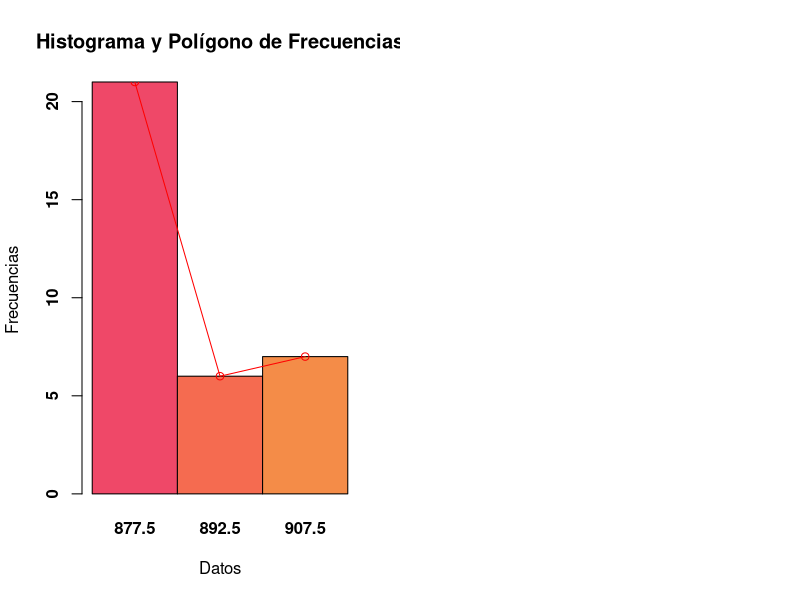
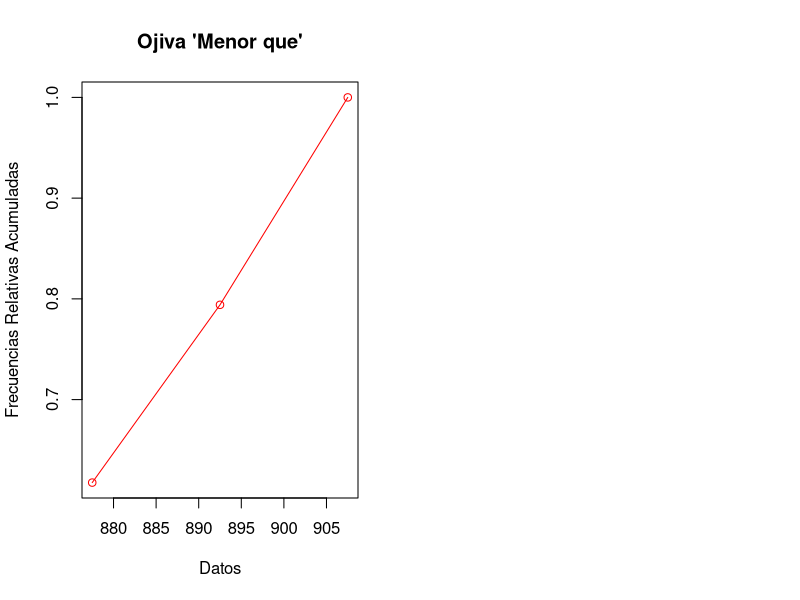

Reproduce these figures in R, in order.
## ---- chunk 1
library(dplyr)
library(colorspace)
## ---- chunk 2
headers <- c("ranking", "nombre", "presion", "lugar", "ano")

huracanes <- read.csv("huracanes.csv", encoding = "UTF-8", col.names = headers, sep = ";")
head(huracanes, 35)
## ---- chunk 3
tabla_frecuencia_acumulada = function(X) {
  k = nclass.scott(X)
    
    
  Rango = ceiling(max(X) - min(X))  #Cálculo rango
  a = round(Rango/k, 1)  #Cálculo ancho de clase.
  c = abs(round(a * k - Rango, 1))
    
  #Cálculo límites de clase inferiores
  LimClasInf = numeric(k)  
  LimClasInf[1] = min(X) - c/2
  
  for (i in 2:k) {
        LimClasInf[i] = LimClasInf[i - 1] + a
  }
  LimClasInf = round(LimClasInf, 2)
  
  #Cálculo limites de clase superiores
  LimClasSup = numeric(k)  
  LimClasSup[1] = LimClasInf[1] + a
  
  for (i in 2:k) {
      LimClasSup[i] = LimClasSup[i - 1] + a
  }
  
  LimClasSup = round(LimClasSup, 2)
  
  #Cálculo marcas de clase
  MarClas = numeric(k)  
  for (i in 1:k) {
      MarClas[i] = (LimClasInf[i] + LimClasSup[i])/2
  }
  
  MarClas = round(MarClas, 2)
  
  Freq = numeric(k)
  for (i in 1:k) {
      Freq[i] = length(X[X >= LimClasInf[i] & X < LimClasSup[i]])
  }
  
  FreqAc = cumsum(Freq)  #Cálculo Frecuencias Acumuladas
  Rel = round(Freq/sum(Freq), 4)  #Cálculo Frecuencias Relativas
  RelAc = round(cumsum(Rel), 4)  #Cálculo de Frecuencias Relativas Acumuladas 
  
  # Tabla de Frecuencias
  TabFreq = data.frame(LimClasInf, LimClasSup, MarClas, Freq, FreqAc, Rel, 
      RelAc)
  
  return(list("TabFreq" = TabFreq, "MarClas" = MarClas))
}
  
## ---- chunk 4
histograma <- function(TabFreq, MarClas, color_palette="Purples 3"){
  par(mfrow = c(1, 2))
  
  # Histograma con Polígono de Frecuencias
  TabFreq.bar = barplot(TabFreq$Freq, 
                        space = 0, 
                        font = 2, 
                        col.main = "Black",
                        main = "Histograma y Polígono de Frecuencias", 
                        xlab = "Datos", 
                        ylab = "Frecuencias", 
                        names.arg = MarClas, 
                        col = sequential_hcl(6, color_palette))
  
  lines(x = TabFreq.bar, y = TabFreq$Freq, col = "red")
  points(x = TabFreq.bar, y = TabFreq$Freq, col = "red")
}
  
ojiva <- function(TabFreq){
  par(mfrow = c(1, 2))
  
  # Generando Ojiva
  plot(TabFreq$MarClas, 
       TabFreq$RelAc, 
       col = "red", 
       ylab = "Frecuencias Relativas Acumuladas", 
      xlab = "Datos")
  
  lines(TabFreq$MarClas, TabFreq$RelAc, col = "red")
  title(main = "Ojiva 'Menor que'", col.main = "Black")
}
  
## ---- chunk 5
calculos <- tabla_frecuencia_acumulada(huracanes[,"presion"])
calculos$TabFreq
## ---- chunk 6
histograma(calculos$TabFreq, calculos$MarClas, "OrYel")
ojiva(calculos$TabFreq)
